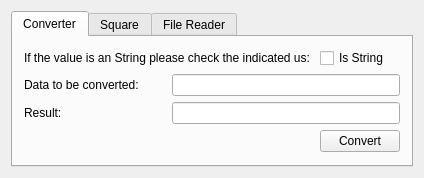
<?xml version="1.0" encoding="UTF-8"?>
<ui version="4.0">
 <class>MainWindow</class>
 <widget class="QMainWindow" name="MainWindow">
  <property name="geometry">
   <rect>
    <x>0</x>
    <y>0</y>
    <width>400</width>
    <height>161</height>
   </rect>
  </property>
  <property name="windowTitle">
   <string>MainWindow</string>
  </property>
  <widget class="QWidget" name="centralWidget">
   <layout class="QGridLayout" name="gridLayout">
    <item row="1" column="0">
     <widget class="QTabWidget" name="tabWidget">
      <property name="currentIndex">
       <number>0</number>
      </property>
      <widget class="QWidget" name="tab">
       <attribute name="title">
        <string>Converter</string>
       </attribute>
       <layout class="QGridLayout" name="gridLayout_2">
        <item row="3" column="1" colspan="2">
         <widget class="QLineEdit" name="lineEdit_2">
          <property name="dragEnabled">
           <bool>false</bool>
          </property>
          <property name="readOnly">
           <bool>true</bool>
          </property>
          <property name="clearButtonEnabled">
           <bool>false</bool>
          </property>
         </widget>
        </item>
        <item row="0" column="0" colspan="2">
         <widget class="QLabel" name="label">
          <property name="text">
           <string>If the value is an String please check the indicated us: </string>
          </property>
         </widget>
        </item>
        <item row="0" column="2">
         <widget class="QCheckBox" name="checkBox">
          <property name="text">
           <string>Is String</string>
          </property>
         </widget>
        </item>
        <item row="2" column="0">
         <widget class="QLabel" name="label_2">
          <property name="text">
           <string>Data to be converted:</string>
          </property>
         </widget>
        </item>
        <item row="2" column="1" colspan="2">
         <widget class="QLineEdit" name="lineEdit"/>
        </item>
        <item row="3" column="0">
         <widget class="QLabel" name="label_3">
          <property name="text">
           <string>Result:</string>
          </property>
         </widget>
        </item>
        <item row="4" column="2">
         <widget class="QPushButton" name="pushButton">
          <property name="text">
           <string>Convert</string>
          </property>
         </widget>
        </item>
       </layout>
      </widget>
      <widget class="QWidget" name="tab_2">
       <attribute name="title">
        <string>Square</string>
       </attribute>
      </widget>
      <widget class="QWidget" name="tab_3">
       <attribute name="title">
        <string>File Reader</string>
       </attribute>
      </widget>
     </widget>
    </item>
   </layout>
  </widget>
 </widget>
 <layoutdefault spacing="6" margin="11"/>
 <resources/>
 <connections/>
</ui>
